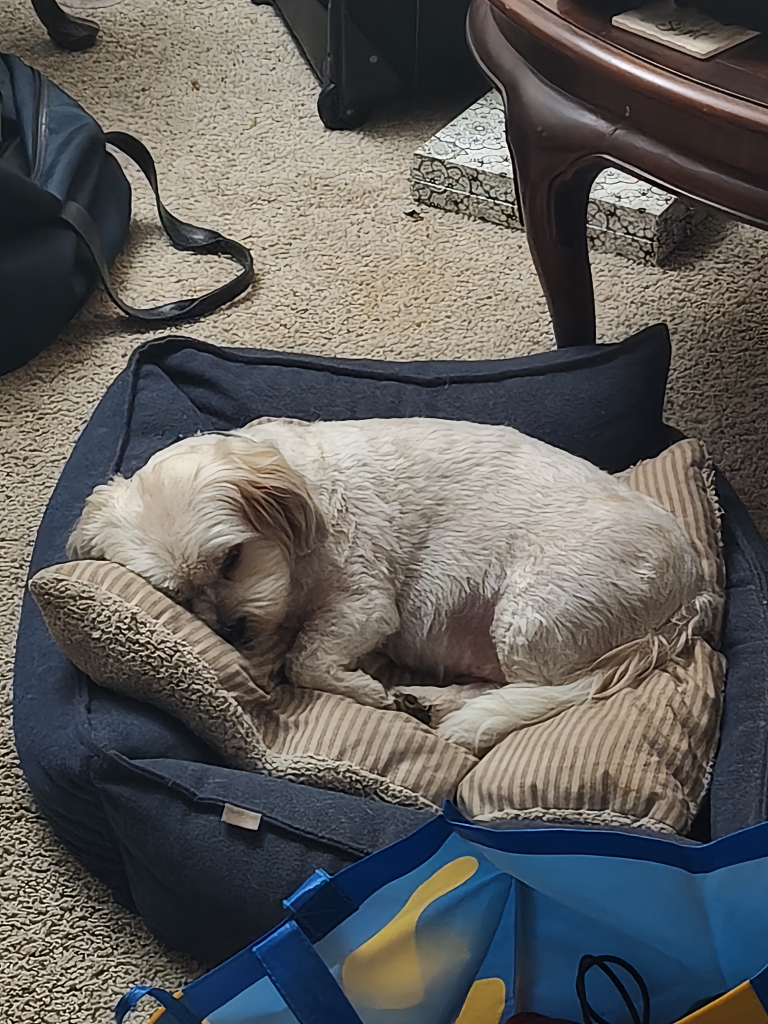
#> input picture ImageConverter/3.jpg, 3072 x 4096 px (shown at 1/4 size)
$ python converterrect.py
#> lines starting #> are read from the running program, lines starting #| are printed output that depends on the picture; after the words box and inside, x2 and y2 are one past the last pixel; in counts of white or black regions, pixels touching at a corner belong together
from PIL import Image

img = Image.open("3.jpg").copy()
#> img is the input picture: PIL image 3072x4096 RGB; mean R, G, B 96, 94.6, 92.9

w_scalar = 64 / img.width
#> w_scalar = 0.0208
h_scalar = 48 / img.height
#> h_scalar = 0.0117

if(w_scalar < h_scalar):
    new_w = img.height * 1.5
    crop = (img.width - new_w) / 2
    img = img.crop([crop, 0, img.width - crop, img.height])

elif(h_scalar < w_scalar):
    new_h = img.width / 1.5
#> new_h = 2048
    crop = (img.height - new_h) / 2
#> crop = 1024
    img = img.crop([0, crop, img.width, img.height - crop])
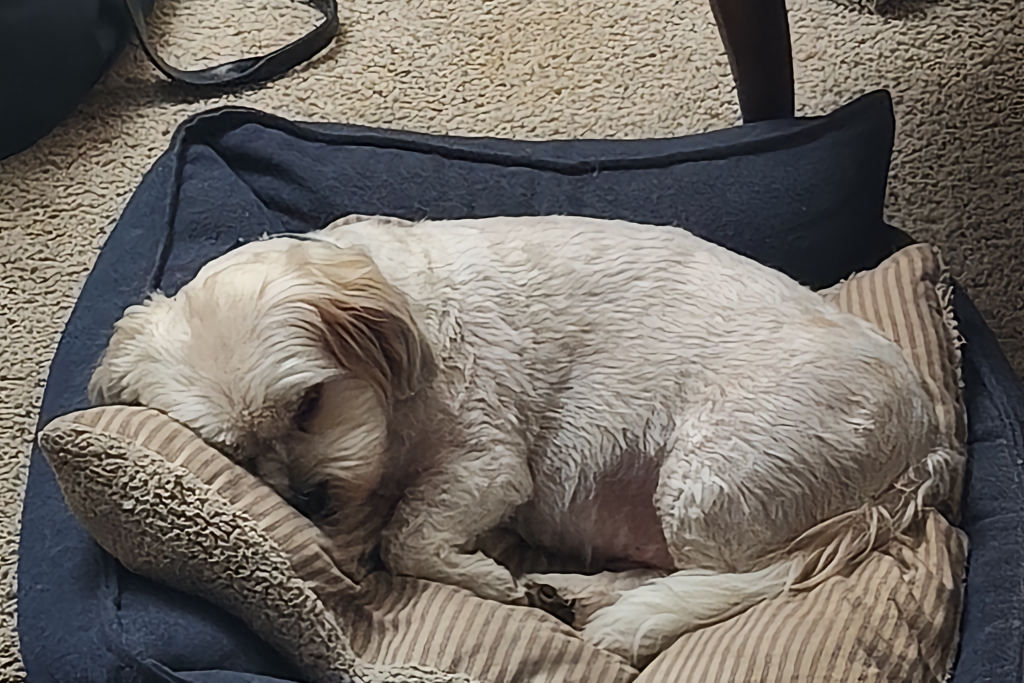
#> img: PIL image 3072x2048 RGB (shown at 1/3 size); mean R, G, B 112.9, 106.8, 100.5

img = img.resize([64, 48], Image.Resampling.BILINEAR)
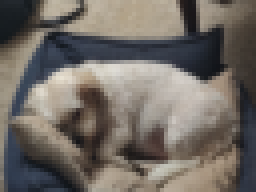
#> img: PIL image 64x48 RGB (shown 4 times larger); mean R, G, B 113, 106.8, 100.5

out = ""

colors = []

for w in range(64):
    for h in range(48):
        pix = list(img.getpixel([w, h]))
        for i in range(3):
            pix[i] = (pix[i] // 16) * 16

        col = (pix[0], pix[1], pix[2])
        img.putpixel((w, h), col)

        if(col not in colors):
            colors.append(col)
#> after the loop, colors = 84 items, first 6: (32, 32, 32), (16, 32, 32), (16, 16, 32), (16, 16, 16), (48, 48, 32), (80, 64, 48)

rects = []

for color in colors:
    bounds = [64, 48, 0, 0]
    for x in range(64):
        for y in range(48):
            if(img.getpixel([x, y]) == color):
                if(x < bounds[0]):
                    bounds[0] = x
                if(x > bounds[2]):
                    bounds[2] = x
                if(y < bounds[1]):
                    bounds[1] = y
                if(y > bounds[3]):
                    bounds[3] = y
    rects.append([color, bounds, (bounds[2] - bounds[0] + 1) * (bounds[3] - bounds[1] + 1)])
#> this loop made 84 passes
#> color on passes 1 to 12: (32, 32, 32), (16, 32, 32), (16, 16, 32), (16, 16, 16), (48, 48, 32), (80, 64, 48), (96, 80, 64), (112, 96, 80), (128, 112, 96), (144, 128, 112), (128, 128, 96), (144, 144, 128)
#> after the loop, rects = 84 items

empty_image = Image.new("1", (64, 48), 1)
#> empty_image: PIL image 64x48 1; every value is 1
covered_img = empty_image.copy()

final_rects = []

current_allowed = empty_image.copy()
already_drawn = empty_image.copy()
for rect in rects:
    current_allowed.paste(empty_image)
    already_drawn.paste(empty_image)
    for x in range(64):
        for y in range(48):
            color = rect[0]
            bounds = rect[1]
            if((x >= bounds[0] and x <= bounds[2] and y >= bounds[1] and y <= bounds[3]) and (img.getpixel((x, y)) == color or covered_img.getpixel((x, y)) == 1)):
                current_allowed.putpixel((x, y), 0)

    #current_allowed.show()
    #input()

    for x in range(64):
        for y in range(48):
            if(current_allowed.getpixel((x, y)) == 0 and already_drawn.getpixel((x, y)) == 1):
                size = 0

                i = 0
                while y + i <= 47:
                    if(current_allowed.getpixel((x, y + i)) == 1):
                        break
                    if(already_drawn.getpixel((x, y + i)) == 1):
                        size = i + 1
                    i += 1

                prev_uncovered = 0
                rect = [x, y, 0, 0]
                for h in range(size):
                    i = 0
                    sizeX = 0
                    uncovered = 0
                    while x + i <= 63:
                        if(current_allowed.getpixel((x + i, y + h)) == 1):
                            break
                        if(already_drawn.getpixel((x + i, y + h)) == 1):
                            sizeX = i + 1
                        i += 1

                    min_size = 64
                    for nH in range(h):
                        cur_size = 0
                        for nW in range(sizeX):
                            if(current_allowed.getpixel((x + nW, y + nH)) == 0):
                                cur_size += 1
                            else:
                                break
                        if(cur_size < min_size):
                            min_size = cur_size


                    for nH in range(h):
                        for nW in range(min_size):
                            if(already_drawn.getpixel((x + nW, y + nH)) == 1):
                                uncovered += 1

                    if(uncovered > prev_uncovered):
                        rect[2] = x + min_size
                        rect[3] = y + size
                    i += 1

                final_rects.append([color, rect])

                for nX in range(64):
                    for nY in range(48):
                        if(nX >= rect[0] and nX <= rect[2] and nY >= rect[1] and nY <= rect[3]):
                            covered_img.putpixel((nX, nY), 0)
                            already_drawn.putpixel((nX, nY), 0)
#> this loop made 84 passes
#> covered_img: PIL image 64x48 1; every value is 0
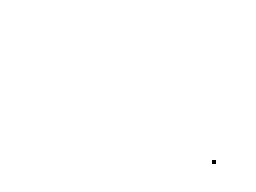
#> current_allowed: PIL image 64x48 1 (shown 4 times larger); 100% white; black in thin lines or dots, all inside (x1, y1, x2, y2) = (53, 40, 54, 41)
#> after the loop, final_rects = 1992 items


final_rects.reverse()

for rect in final_rects:
    color = rect[0]
    bounds = rect[1]
    for nX in range(64):
        for nY in range(48):
            if(nX >= bounds[0] and nX <= bounds[2] and nY >= bounds[1] and nY <= bounds[3]):
                img.putpixel((nX, nY), color)
#> this loop made 1992 passes
#> (color, bounds) on passes 1 to 3: ((144, 112, 96), [53, 40, 0, 0]), ((144, 128, 96), [57, 41, 0, 0]), ((144, 128, 96), [56, 41, 0, 0])
#> img: PIL image 64x48 RGB; every value is 32

print(final_rects)
#> (printed output is left out)


img.show()

$ run again, with ImageConverter/4.jpg copied over ImageConverter/3.jpg
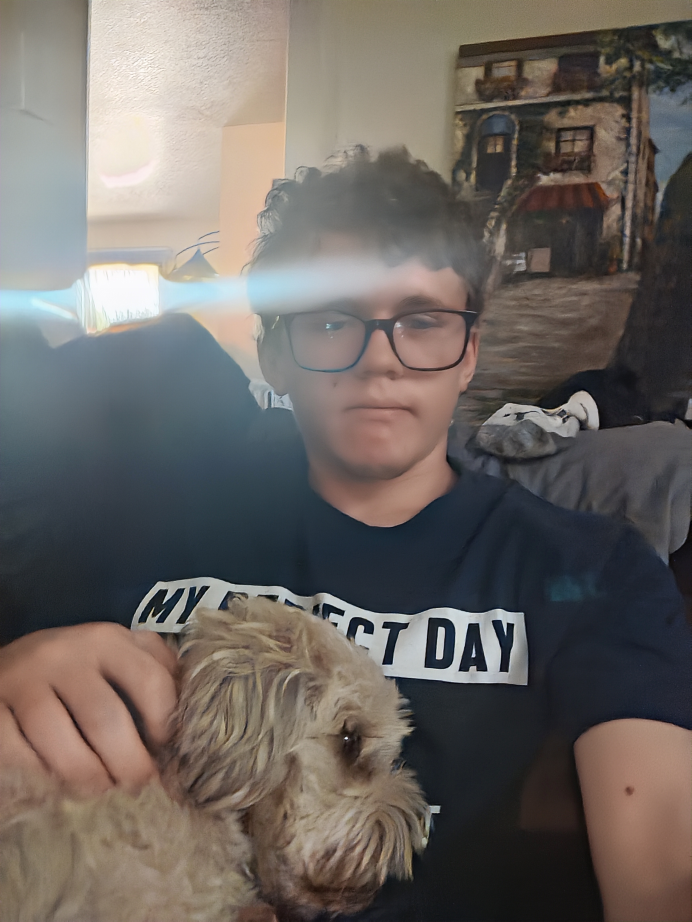
#> input picture ImageConverter/4.jpg, 3456 x 4608 px (shown at 1/5 size)
#> img is the input picture: PIL image 3456x4608 RGB; mean R, G, B 108.7, 102.4, 97.9
#> after the loop `for w in range(64):`: colors = 144 items, first 6: (160, 176, 176), (176, 176, 176), (176, 208, 224), (176, 224, 240), (176, 208, 208), (144, 176, 176)
#> the loop `for color in colors:` made 144 passes
#> after the loop `for color in colors:`: rects = 144 items
#> empty_image: PIL image 64x48 1; every value is 1
#> the loop `for rect in rects:` made 144 passes
#> after the loop `for rect in rects:`:
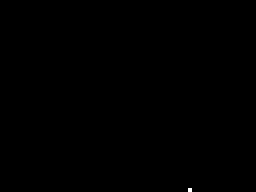
#> covered_img: PIL image 64x48 1 (shown 4 times larger); 0.03% white in thin lines or dots, all inside (x1, y1, x2, y2) = (47, 47, 48, 48)
#> after the loop `for rect in rects:`: final_rects = 1683 items
#> the loop `for rect in final_rects:` made 1683 passes
#> (color, bounds) on passes 1 to 3: ((32, 16, 32), [59, 17, 0, 0]), ((64, 48, 64), [56, 27, 0, 0]), ((64, 48, 32), [56, 4, 0, 0])
#> after the loop `for rect in final_rects:`:
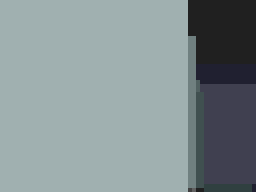
#> img: PIL image 64x48 RGB (shown 4 times larger); mean R, G, B 132.1, 144.6, 146.7
#> (printed output is left out)

$ run again, with ImageConverter/1.png saved as ImageConverter/3.jpg
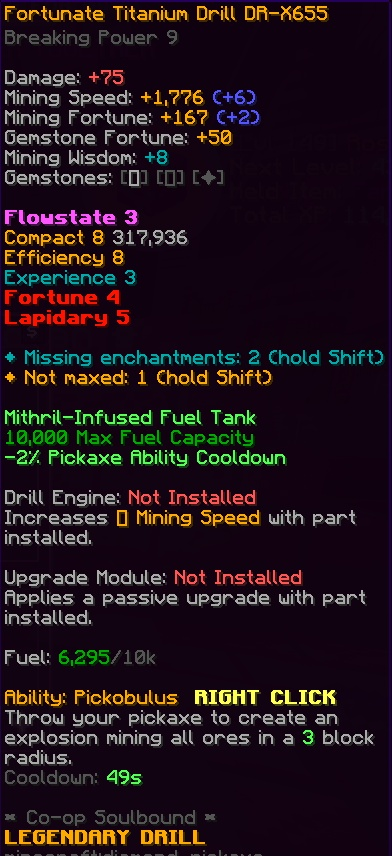
#> input picture ImageConverter/1.png, 392 x 856 px
#> img is the input picture: PIL image 392x856 RGB; mean R, G, B 34.3, 21, 28.3
#> after the loop `for w in range(64):`: colors = 126 items, first 6: (80, 0, 16), (32, 0, 16), (48, 0, 16), (64, 0, 16), (16, 0, 16), (16, 16, 32)
#> the loop `for color in colors:` made 126 passes
#> after the loop `for color in colors:`: rects = 126 items
#> empty_image: PIL image 64x48 1; every value is 1
#> the loop `for rect in rects:` made 126 passes
#> after the loop `for rect in rects:`:
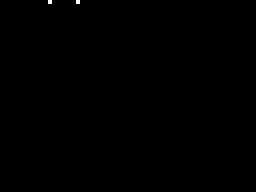
#> covered_img: PIL image 64x48 1 (shown 4 times larger); 0.07% white in thin lines or dots, all inside (x1, y1, x2, y2) = (12, 0, 20, 1)
#> after the loop `for rect in rects:`: final_rects = 1382 items
#> the loop `for rect in final_rects:` made 1382 passes
#> (color, bounds) on passes 1 to 3: ((0, 80, 80), [51, 11, 0, 0]), ((128, 32, 32), [39, 37, 0, 0]), ((144, 80, 16), [38, 40, 0, 0])
#> after the loop `for rect in final_rects:`:
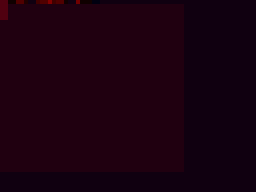
#> img: PIL image 64x48 RGB (shown 4 times larger); mean R, G, B 26.4, 0, 15.9
#> (printed output is left out)
